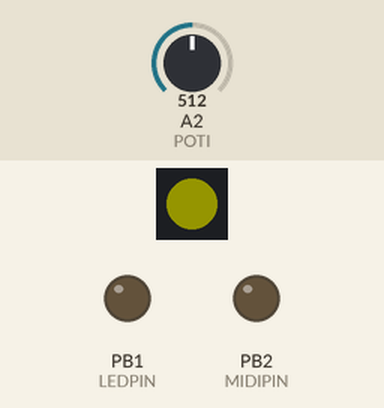
A sketch run on a simulated ATtiny85, built with avr-gcc and run on an emulated ATtiny85. On the bench: 1 RGB LEDs in strip order, left to right, output pins drawn as LEDs (lit = HIGH). The test bench sets the inputs (shaded band); at power-on: A2 (POTI) = 512. Dim RGB values are drawn brighter than linear; random numbers use the default seed unless the sketch sets one.

Above: at 1.2 s.
1.3 s: A2 (POTI) set to 0
At 2.3 s:
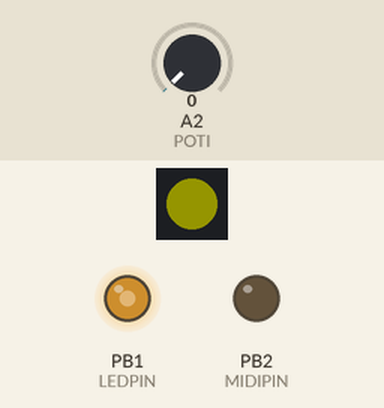
3.1 s: A2 (POTI) set to 95
At 3.39 s:
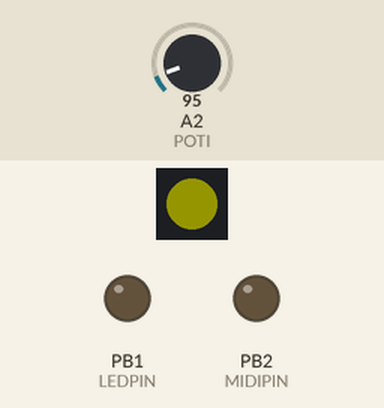
Timing chart, 0 to 6.1 s (numbered marks = the images above; inputs shaded):
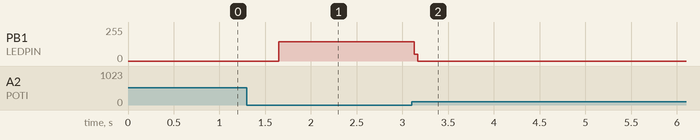

The sketch:

Midistik_03_Volca_Tables.ino
```cpp
// (licence header left out)
#ifdef __AVR__
#include <avr/power.h>
#endif

#include <Adafruit_NeoPixel.h>
#include <SoftwareSerial.h>

// hardware description / pin connections
#define MIDICHAN      0xB0
#define NEOPIXELPIN   0
#define LEDPIN        1
#define MIDIPIN       2
#define POTI          A2
#define BUTTON        A3               // Button in Analog pin, from 8BitMixtape code, where two buttons in same pin
#define NUMPIXELS     1                // Option for several neopixels


Adafruit_NeoPixel pixels = Adafruit_NeoPixel(NUMPIXELS, NEOPIXELPIN, NEO_GRB + NEO_KHZ800);
SoftwareSerial swSerial(5, MIDIPIN); // RX, TX  // RX not used, has to be defined?, TX = MIDI out

/*

-------------------------- MIDI CC NOTES ------------------------------------

  First Midistik experiemnts have been tested with Korg Volca series, but you
  can just check MIDI implementation chart of your MIDI device and change the
  channell, CC addresses and values accordingly in the Main loop.


*/

int midiCCtab[8] =
{
  // 44, 44, 44, 44, 44, 44, 45, 50       // Korg Volca Keys: Cutoff, EGint
  // 57, 58, 40, 41, 57, 58, 40, 41       // Korg Volca Beats:
  // 23, 71, 74, 23, 71, 74, 23, 74       // Roland JX-03 Filters:
  70, 71, 72, 73, 74, 75, 76, 77        // Digitakt Filter section
};

// -------------------------- SETUP -------------------------------------

void setup()
{
  pinMode(NEOPIXELPIN, OUTPUT);
  pinMode(MIDIPIN, OUTPUT);
  pinMode(LEDPIN, OUTPUT);
  swSerial.begin(31250);                                     // Starts Software Serial with MIDI speed

  pixels.begin();                                            // This initializes the NeoPixel library.
  pixels.setBrightness(20);
  pixels.setPixelColor(0, pixels.Color(255, 255, 0));        // Neopixel color, use eg for debugging versions
  pixels.show();
  delay(50);

}

// -------------------------- MAIN LOOP -------------------------------------

void loop()
{
      // midiClock();                                               // Sends MIDI Clock, comment out if using internal tempo from Volca
      midiMsg(MIDICHAN, midiCCtab[random(0,7)], random(30,127));     // Channel, randomise CC from table, random scale
      blinke();                                                     // Blink LED indicator
      delay(analogReadScaled());                                    // Loop speed from pot

}
// --------------------------- MIDI / CLOCK / BLINK ------------------------------


uint16_t analogReadScaled()                                  // Scaling for pot values, depends on resitors, needs rework
{
  uint16_t value = analogRead(POTI);
  // if (value > 511) value = 511;
  // return value * 2;
  return value;
}

void midiMsg(uint8_t cmd, uint8_t pitch, uint8_t velocity) {  // Same structure as Note on/off for MIDI CC
  swSerial.write(cmd);
  swSerial.write(pitch);
  swSerial.write(velocity);
}

void midiClock(){
  swSerial.write(0xF8);                                      // Send MIDI message for clock pulse = 0xF8 or 248 (24ppqn)
  //delay(5);
}

void blinke(){                                               // Blink indicator LED once
  digitalWrite(LEDPIN, HIGH);
  delay(2);
  digitalWrite(LEDPIN, LOW);
}


// -------------------- NEOPIXEL COLOR ------------------------------------

  void setColorAllPixel(uint32_t color) // Re: Option for several neopizels
{
  uint8_t n;
  for (n = 0; n < NUMPIXELS; n++)
  {
    pixels.setPixelColor(n, 0); // off
  }
}

void rainbowCycle(uint8_t wait, uint8_t rounds) {
  uint16_t i, j;

  for (j = 0; j < 256 * rounds; j++) { // 5 cycles of all colors on wheel
    for (i = 0; i < pixels.numPixels(); i++) {
      pixels.setPixelColor(i, Wheel(((i * 256 / pixels.numPixels()) + j) & 255));
    }
    pixels.show();
    delay(5);
  }
}

// Input a value 0 to 255 to get a color value. The colours are a transition r - g - b - back to r.
uint32_t Wheel(byte WheelPos) {
  WheelPos = 255 - WheelPos;
  if (WheelPos < 85) {
    return pixels.Color(255 - WheelPos * 3, 0, WheelPos * 3);
  }
  if (WheelPos < 170) {
    WheelPos -= 85;
    return pixels.Color(0, WheelPos * 3, 255 - WheelPos * 3);
  }
  WheelPos -= 170;
  return pixels.Color(WheelPos * 3, 255 - WheelPos * 3, 0);
}
```

Measured:
- after the input at 1.3 s, PB1 (LEDPIN): 0/255 → 144/255 after 0.35 s
- after the input at 3.1 s, PB1 (LEDPIN): 144/255 → 0/255 at once
